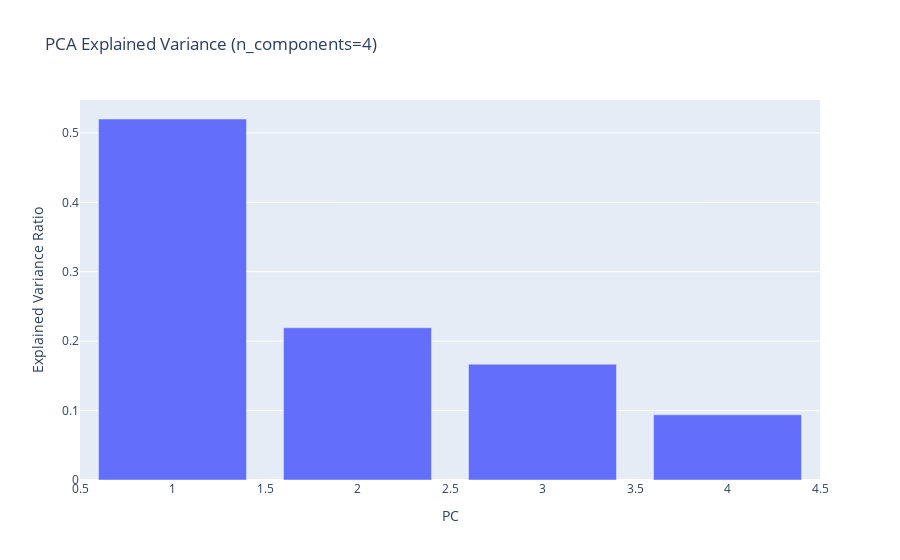
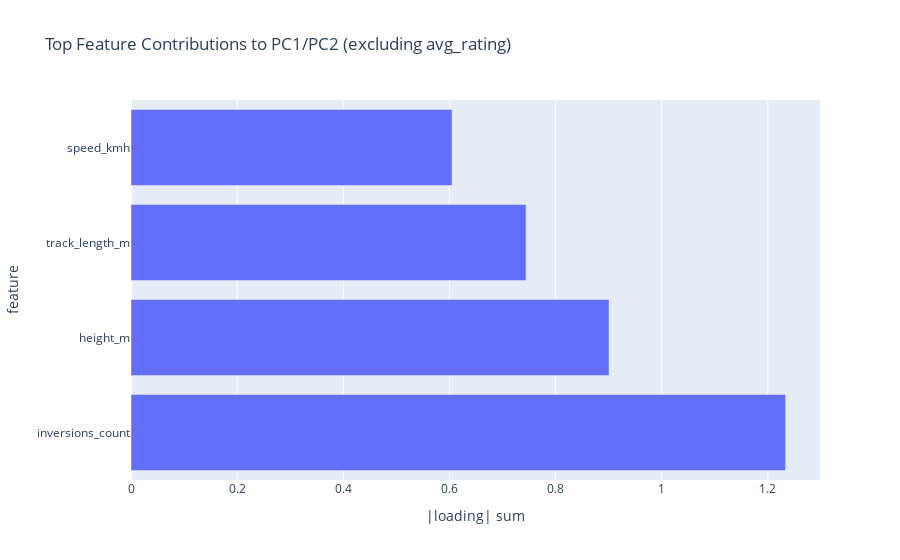

Notebook cell for these charts, in order:
### Code cell
# 6. Dimensionality Reduction (PCA and UMAP)
# Choose a safe n_components based on data shape
max_components = int(min(X_scaled.shape[0] - 1, X_scaled.shape[1], 10))
if max_components < 2:
    max_components = 2  # ensure at least 2 components for plotting
pca = PCA(n_components=max_components, random_state=42)
X_pca = pca.fit_transform(X_scaled)
explained = pca.explained_variance_ratio_
fig_pca_var = px.bar(x=list(range(1, len(explained)+1)), y=explained, labels={'x':'PC', 'y':'Explained Variance Ratio'}, title=f'PCA Explained Variance (n_components={max_components})')
safe_show(fig_pca_var, 'pca_explained_variance')

# Feature loadings for PC1/PC2 (based on FEATURE_COLS_PCA)
loadings = pd.DataFrame(pca.components_[:2], columns=FEATURE_COLS_PCA, index=['PC1','PC2']).T
loadings['abs_sum'] = loadings['PC1'].abs() + loadings['PC2'].abs()
top_feats = loadings.sort_values('abs_sum', ascending=False).head(12)
fig_load = px.bar(top_feats, x='abs_sum', y=top_feats.index, orientation='h', title='Top Feature Contributions to PC1/PC2 (excluding avg_rating)')
fig_load.update_layout(yaxis={'title':'feature'}, xaxis={'title':'|loading| sum'})
safe_show(fig_load, 'pca_top_feature_loadings')

pca_df = pd.DataFrame(X_pca[:, :2], columns=['PC1','PC2'])
pca_df['avg_rating'] = df.get('avg_rating', pd.Series(index=df.index))
if 'name_col' in globals():
    pca_df[name_col] = df[name_col]
else:
    pca_df['ratings_coaster'] = df.get('ratings_coaster', pd.Series(index=df.index))
    name_col = 'ratings_coaster'

# UMAP (optional)
if HAS_UMAP:
    reducer = umap.UMAP(n_neighbors=30, min_dist=0.1, metric='euclidean', random_state=42)
    X_umap = reducer.fit_transform(X_scaled)
    umap_df = pd.DataFrame(X_umap, columns=['UMAP1','UMAP2'])
    umap_df[name_col] = pca_df[name_col]
    umap_df['avg_rating'] = pca_df['avg_rating']
else:
    umap_df = None
print('PCA and UMAP computed.')

### Figure 1 — Plotly figure (JSON) as saved in the notebook; plotly's stock layout.template omitted (floating-point values rounded to 4 significant figures)
{"data": [{"hovertemplate": "PC=%{x}<br>Explained Variance Ratio=%{y}<extra></extra>", "legendgroup": "", "marker": {"color": "#636efa", "pattern": {"shape": ""}}, "name": "", "orientation": "v", "showlegend": false, "textposition": "auto", "type": "bar", "x": [1, 2, 3, 4], "xaxis": "x", "y": [0.52, 0.2193, 0.1668, 0.09393], "yaxis": "y"}], "layout": {"barmode": "relative", "legend": {"tracegroupgap": 0}, "title": {"text": "PCA Explained Variance (n_components=4)"}, "xaxis": {"anchor": "y", "domain": [0, 1], "title": {"text": "PC"}}, "yaxis": {"anchor": "x", "domain": [0, 1], "title": {"text": "Explained Variance Ratio"}}}}

### Figure 2 — Plotly figure (JSON) as saved in the notebook; plotly's stock layout.template omitted (floating-point values rounded to 4 significant figures)
{"data": [{"hovertemplate": "abs_sum=%{x}<br>index=%{y}<extra></extra>", "legendgroup": "", "marker": {"color": "#636efa", "pattern": {"shape": ""}}, "name": "", "orientation": "h", "showlegend": false, "textposition": "auto", "type": "bar", "x": [1.233, 0.9008, 0.7445, 0.6049], "xaxis": "x", "y": ["inversions_count", "height_m", "track_length_m", "speed_kmh"], "yaxis": "y"}], "layout": {"barmode": "relative", "legend": {"tracegroupgap": 0}, "title": {"text": "Top Feature Contributions to PC1/PC2 (excluding avg_rating)"}, "xaxis": {"anchor": "y", "domain": [0, 1], "title": {"text": "|loading| sum"}}, "yaxis": {"anchor": "x", "domain": [0, 1], "title": {"text": "feature"}}}}
